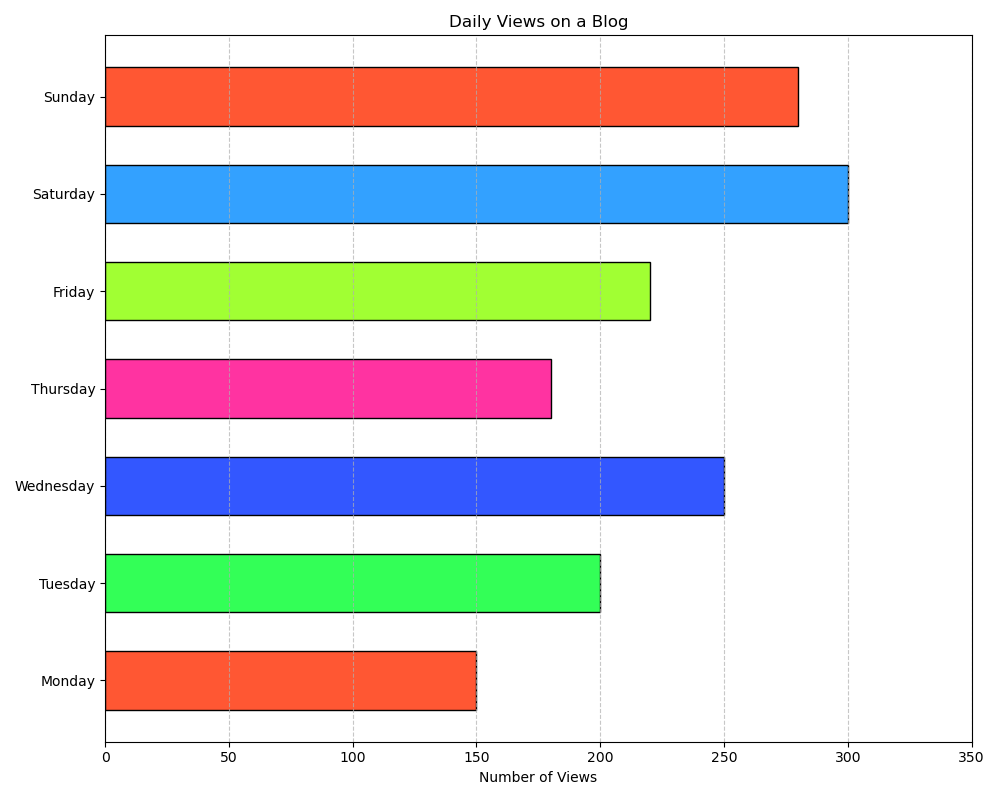

Reproduce this figure in Python.

import matplotlib.pyplot as plt

# Data
days = ['Monday', 'Tuesday', 'Wednesday', 'Thursday', 'Friday', 'Saturday', 'Sunday']
views = [150, 200, 250, 180, 220, 300, 280]
colors = ['#FF5733', '#33FF57', '#3357FF', '#FF33A1', '#A1FF33', '#33A1FF', '#FF5733']

# Create a horizontal bar chart
plt.figure(figsize=(10, 8))
bars = plt.barh(days, views, color=colors, edgecolor='black', height=0.6)

# Customizing the plot
plt.xlabel('Number of Views')
plt.title('Daily Views on a Blog')
plt.xlim(0, max(views) + 50)
plt.tight_layout()

# Show grid
plt.grid(axis='x', linestyle='--', alpha=0.7)

# Display the plot
plt.show()
